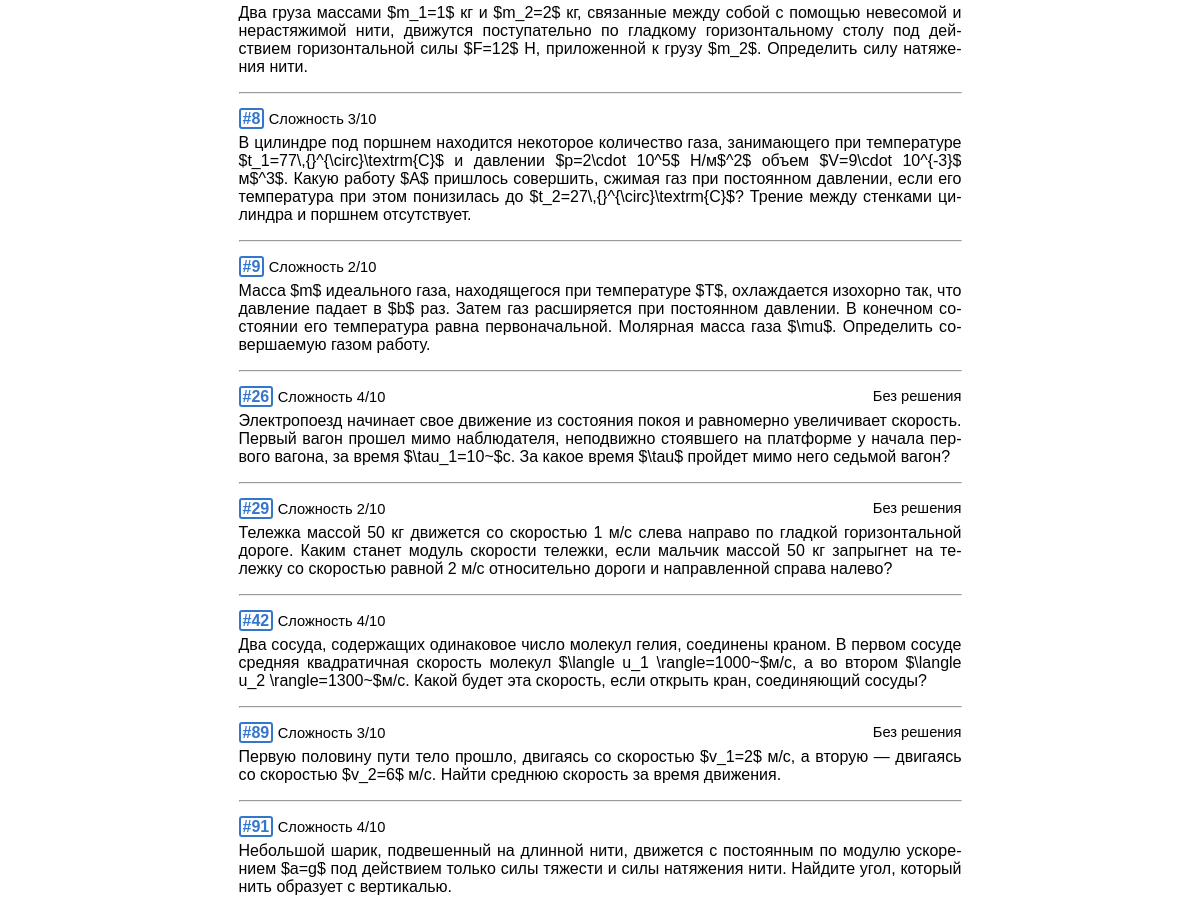
The page /types/25/ (middle part) on the database as committed earlier.
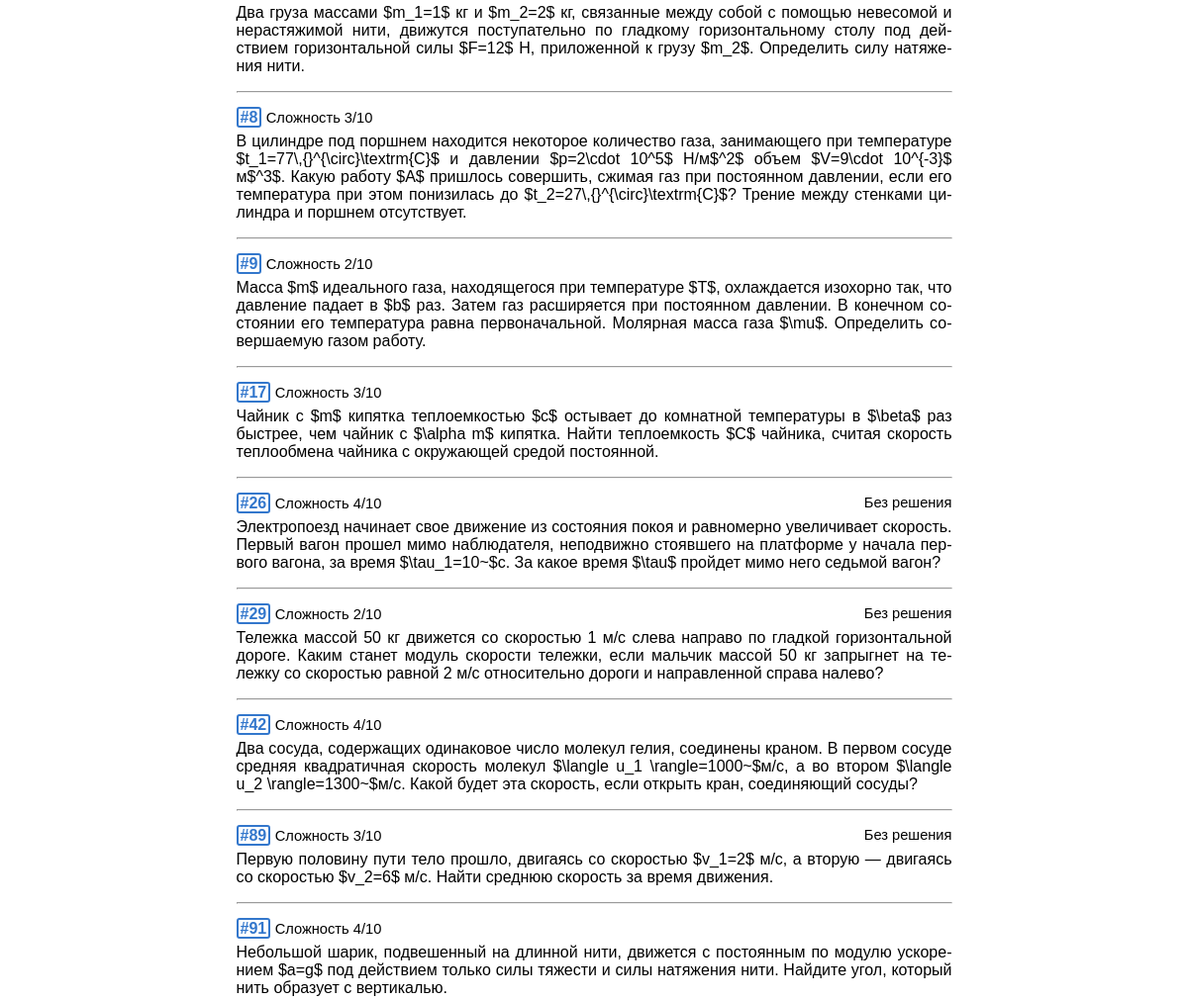
The same page on the database as committed later.
### problems/models.py (models this page shows, shortened)
class Problem(models.Model):
    text = models.TextField('условие',
                            max_length=6000,
                            help_text='Максимум 6 тыс. символов '
                            '(если мало - обратитесь к создательнице сайта)')
    solution = models.TextField('решение',
                                max_length=6000,
                                help_text='Максимум 6 тыс. символов',
                                blank=True,
                                null=True)
    answer = models.TextField('ответ',
                              max_length=1000,
                              help_text='Максимум 1 тыс. символов',
                              blank=True,
                              null=True)
    complexity = models.PositiveSmallIntegerField('сложность',
                                                  help_text=('число от 1 до 10'
                                                             ' включительно'),
                                                  blank=True,
                                                  null=True,
                                                  validators=(
                                                      [MinValueValidator(1),
                                                       MaxValueValidator(10)]))
    author = models.ForeignKey(User,
                               on_delete=models.CASCADE,
                               editable=False,
                               verbose_name='автор')
    date = models.DateField('дата добавления',
                            auto_now_add=True)
    tags = models.ManyToManyField(Tag,
                                  verbose_name='тэги',
                                  blank=True)
    source = models.ForeignKey(Source,
                               on_delete=models.CASCADE,
                               verbose_name='источник',
                               blank=True,
                               null=True)
    category = models.ForeignKey(Category,
                                 on_delete=models.CASCADE,
                                 verbose_name='раздел',
                                 blank=True,
                                 null=True)
    subcategory = models.ForeignKey(Subcategory,
                                    on_delete=models.CASCADE,
                                    verbose_name='подраздел',
                                    blank=True,
                                    null=True)
    type_ege = models.ForeignKey(TypeInEGE,
                                 on_delete=models.CASCADE,
                                 verbose_name='Тип задания',
                                 null=True)
    class Meta:
        verbose_name = 'задача'
        verbose_name_plural = 'задачи'
        default_related_name = 'problems'
    def get_absolute_url(self):
        return reverse('problems:detail', kwargs={'pk': self.pk})

### typesinege/views.py (the view)
# urls.py: path('', views.ProblemsView.as_view(), name='list'),
class ProblemsView(ListView):
    model = Problem
    template_name = 'problems/problems_list.html'
    context_object_name = 'problems'
    def get_queryset(self):
        number = self.kwargs['number']
        self.type = get_object_or_404(TypeInEGE, number=number)
        return Problem.objects.filter(type_ege=self.type).order_by('id')
    def get_context_data(self, **kwargs):
        data = super().get_context_data(**kwargs)
        data['filter'] = ProblemTypeFilter(self.request.GET,
                                           queryset=self.get_queryset())
        data['title'] = f'Тип {self.kwargs["number"]}'
        return data

### problems/models.py (called while the page is built)
    def __str__(self):
        return self.name

    def __str__(self):
        return self.name

    def get_queryset(self):
        queryset = super().get_queryset()
        queryset = queryset.annotate(problems_count=Count('problems'))
        return queryset

### problems/templatetags/abbr.py (called while the page is built)
def replace_by_dic(el, dic):
    for i, j in dic.items():
        el = el.replace(i, j)
    return el

@register.filter()
@stringfilter
def abbr(value):
    return replace_by_dic(value, abbr_dic)

### problems/templatetags/markdown_extras.py (called while the page is built)
@register.filter()
@stringfilter
def markdown(value):
    return md.markdown(value, extensions=['markdown.extensions.fenced_code'])

### templates/problems/problems_list.html (shortened to what this page needs)
{% extends "base.html" %}
{% load markdown_extras %}
{% load abbr %}
{% load static %}
{% block content %}
    {% for problem in filter.qs %}
    <div class="rel">
      <p class="id-in-list">
        <a href="{{problem.get_absolute_url}}"><b class='id-number'>#{{problem.id}}</b></a>
        <span class="compl">Сложность {{problem.complexity}}/10</span>
        <span class="compl" style="float:right">{% if not problem.solution %}Без решения{% endif %}</span>
      </p>
      <div class="problem">{{problem.text|markdown|abbr|safe}}</div>
    </div><hr>
    {% empty %}
      <p>Ничего не нашлось {{":("}}</p>
      <p>Попробуйте другой фильтр.</p>
    {% endfor %}
{% endblock %}

### templates/base.html (shortened to what this page needs)
{% load static %}
<!DOCTYPE html>
<html lang="ru">
    <head>
        <link rel="stylesheet" href="{% static 'css/style.css'%}" type="text/css">
    </head>
    <body>
        <main>
            {% block content %}Пусто :({% endblock %}
        </main>
    </body>
</html>

### static/css/style.css (style rules this page uses)
html { overflow-y: scroll; }
body { -webkit-hyphens: auto; -moz-hyphens: auto; -ms-hyphens: auto; hyphens: auto; margin: 0px auto; width: 723px; max-width: 100%; font-family: Tahoma, Arial; text-align: justify; font-size: 12pt; }
.id-number { border: 2px solid #3377cc; border-radius: 3px; padding: 0px 2px 0px 2px; }
.rel { position: relative; }
.id-in-list { margin-bottom:-10px; }
.compl { font-size: 11pt; font-family: Arial; }
a { text-decoration: none; color: #3377cc; }

Rows that differ between the two databases and show on the page:
now on this page (row edited): Problem: id "17", complexity "3", text|abbr "Чайник с $m$ кипятка теплоемкостью $c$ остывает до комнатной температуры в $\\beta$ раз быстрее, чем чайник с $\\alpha m$ кипятка. Найти теплоемкость $C$ чайника, считая скорость теплообмена чайника с окружающей средой постоянной."
